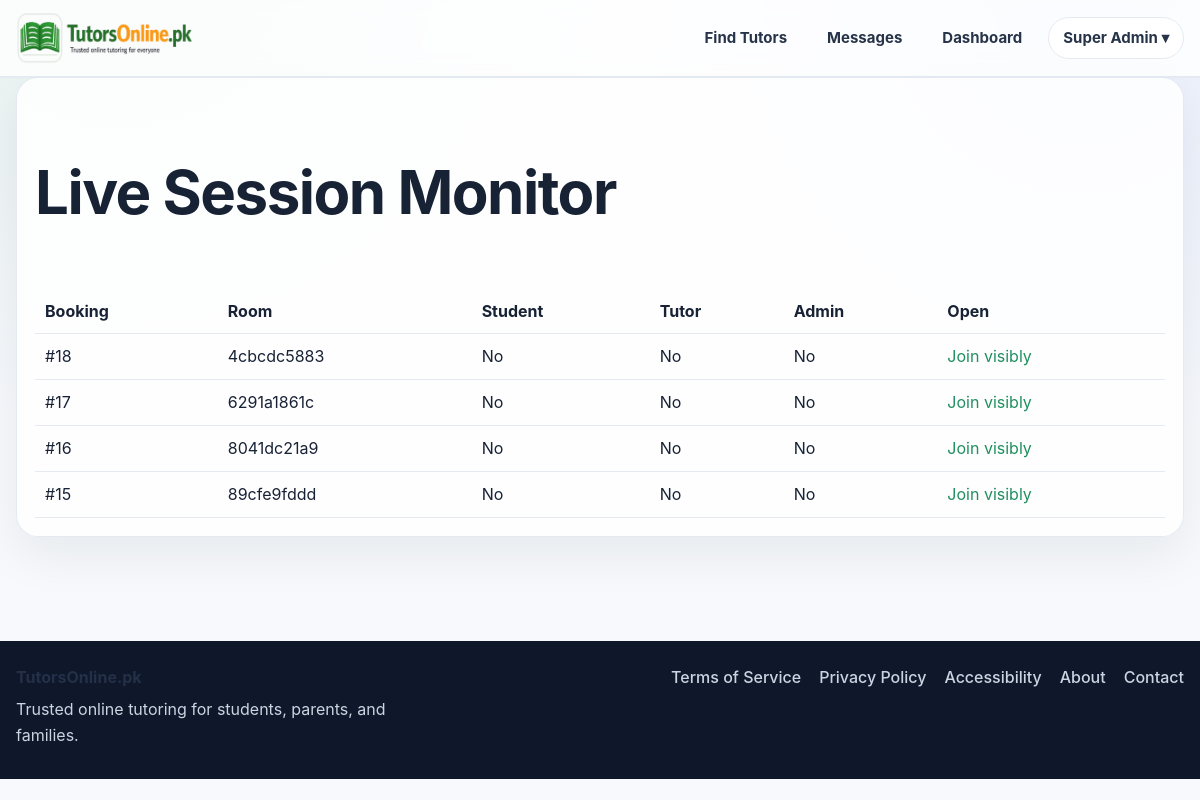
/admin/live-sessions (signed in), run on the app's committed database.
### app.py (models this page shows, shortened)
class User(UserMixin, db.Model):
    id = db.Column(db.Integer, primary_key=True)
    email = db.Column(db.String(120), unique=True, nullable=False)
    password_hash = db.Column(db.String(255), nullable=False)
    role = db.Column(db.String(20), nullable=False, default="student")
    full_name = db.Column(db.String(120), nullable=False)
    public_name = db.Column(db.String(120), nullable=False)
    qualification = db.Column(db.String(120), default="")
    subjects = db.Column(db.String(255), default="")
    class_levels = db.Column(db.String(255), default="")
    experience_years = db.Column(db.Integer, default=0)
    bio = db.Column(db.Text, default="")
    degree_title = db.Column(db.String(255), default="")
    degree_major = db.Column(db.String(255), default="")
    degree_institution = db.Column(db.String(255), default="")
    degree_year = db.Column(db.String(50), default="")
    degree_grade = db.Column(db.String(50), default="")
    previous_path_choice = db.Column(db.String(50), default="")
    mphil_title = db.Column(db.String(255), default="")
    mphil_major = db.Column(db.String(255), default="")
    mphil_institution = db.Column(db.String(255), default="")
    mphil_year = db.Column(db.String(50), default="")
    mphil_grade = db.Column(db.String(50), default="")
    mphil_additional_note = db.Column(db.String(255), default="")
    masters_title = db.Column(db.String(255), default="")
    masters_major = db.Column(db.String(255), default="")
    masters_institution = db.Column(db.String(255), default="")
    masters_year = db.Column(db.String(50), default="")
    masters_grade = db.Column(db.String(50), default="")
    masters_additional_note = db.Column(db.String(255), default="")
    bachelor_title = db.Column(db.String(255), default="")
    bachelor_major = db.Column(db.String(255), default="")
    bachelor_institution = db.Column(db.String(255), default="")
    bachelor_year = db.Column(db.String(50), default="")
    bachelor_grade = db.Column(db.String(50), default="")
    bachelor_additional_note = db.Column(db.String(255), default="")
    inter_program = db.Column(db.String(100), default="")
    inter_institution = db.Column(db.String(255), default="")
    inter_grade = db.Column(db.String(50), default="")
    inter_year = db.Column(db.String(50), default="")
    matric_program = db.Column(db.String(100), default="")
    matric_institution = db.Column(db.String(255), default="")
    matric_grade = db.Column(db.String(50), default="")
    matric_year = db.Column(db.String(50), default="")
    gender = db.Column(db.String(50), default="")
    city = db.Column(db.String(120), default="")
    main_subject = db.Column(db.String(120), default="")
    additional_subjects = db.Column(db.String(255), default="")
    student_level = db.Column(db.String(120), default="")
    student_subject_needed = db.Column(db.String(120), default="")
    preferred_tutor_gender = db.Column(db.String(50), default="")
    learning_mode = db.Column(db.String(50), default="")
    teaching_mode = db.Column(db.String(50), default="")
    hourly_rate = db.Column(db.Integer, default=0)
    mobile_number = db.Column(db.String(40), default="")
    cnic_number = db.Column(db.String(40), default="")
    profile_image = db.Column(db.String(255), default="")
    degree_file = db.Column(db.String(255), default="")
    additional_qualification_level = db.Column(db.String(80), default="")
    additional_qualification_title = db.Column(db.String(255), default="")
    additional_qualification_major = db.Column(db.String(255), default="")
    additional_qualification_institution = db.Column(db.String(255), default="")
    additional_qualification_year = db.Column(db.String(50), default="")
    additional_qualification_grade = db.Column(db.String(50), default="")
    additional_qualification_file = db.Column(db.String(255), default="")
    demo_video_url = db.Column(db.String(255), default="")
    demo_video_file = db.Column(db.String(255), default="")
    modest_profile = db.Column(db.Boolean, default=False)
    audio_only = db.Column(db.Boolean, default=False)
    is_active_user = db.Column(db.Boolean, default=True)
    is_verified_tutor = db.Column(db.Boolean, default=False)
    profile_stage = db.Column(db.String(40), default="basic_complete")
    verification_submitted_at = db.Column(db.DateTime)
    approved_at = db.Column(db.DateTime)
    rejected_at = db.Column(db.DateTime)
    admin_review_note = db.Column(db.Text, default="")
    is_public_tutor = db.Column(db.Boolean, default=False)
    tutor_category = db.Column(db.String(80), default="")
    bonus_credits = db.Column(db.Integer, default=0)
    total_earnings_pkr = db.Column(db.Integer, default=0)
    monthly_earnings_pkr = db.Column(db.Integer, default=0)
    sessions_completed = db.Column(db.Integer, default=0)
    rating_avg = db.Column(db.Float, default=0.0)
    rating_count = db.Column(db.Integer, default=0)
    credits_balance = db.Column(db.Integer, default=0)
    pending_payout_pkr = db.Column(db.Integer, default=0)
    payout_method = db.Column(db.String(30), default="bank")
    payout_account_title = db.Column(db.String(120), default="")
    payout_account_number = db.Column(db.String(120), default="")
    payout_iban = db.Column(db.String(64), default="")
    created_at = db.Column(db.DateTime, default=datetime.utcnow)
    bookings_as_student = db.relationship(
        "Booking",
        backref="student",
        lazy=True,
        foreign_keys="Booking.student_id",
    )
    bookings_as_tutor = db.relationship(
        "Booking",
        backref="tutor",
        lazy=True,
        foreign_keys="Booking.tutor_id",
    )
    @property
    def is_active(self):
        return self.is_active_user

class LiveSessionLog(db.Model):
    id = db.Column(db.Integer, primary_key=True)
    booking_id = db.Column(db.Integer, db.ForeignKey("booking.id"), nullable=False)
    room_code = db.Column(db.String(50), nullable=False)
    student_joined = db.Column(db.Boolean, default=False)
    tutor_joined = db.Column(db.Boolean, default=False)
    admin_joined = db.Column(db.Boolean, default=False)
    started_at = db.Column(db.DateTime, default=datetime.utcnow)
    ended_at = db.Column(db.DateTime)
    last_activity_note = db.Column(db.String(255), default="Session created")
    booking = db.relationship("Booking", backref="live_log")

### app.py (the view)
@app.route("/admin/live-sessions")
@login_required
def admin_live_sessions():
    if current_user.role != "admin":
        return redirect(url_for("dashboard"))
    live_sessions = LiveSessionLog.query.order_by(
        LiveSessionLog.started_at.desc()
    ).all()
    return render_template("admin_live_sessions.html", live_sessions=live_sessions)

### app.py (called while the page is built, shortened)
@app.context_processor
def inject_message_badge():
    return {
        "global_unread_messages": unread_message_count_for(current_user)
        if current_user.is_authenticated else 0
    }

@login_manager.user_loader
def load_user(user_id):
    return User.query.get(int(user_id))

@app.context_processor
def inject_globals():
    return {
        "credit_rate": app.config["CREDIT_RATE"],
        "google_configured": bool(
            app.config["GOOGLE_CLIENT_ID"] and app.config["GOOGLE_CLIENT_SECRET"]
        ),
        "under_construction": UNDER_CONSTRUCTION,
    }

@app.before_request
def construction_gate():
    if request.method == "GET" and not request.path.startswith("/static/"):
        if not session.get("_visit_counted"):
            session["_visit_counted"] = True
            app.config["VISITOR_COUNT"] = app.config.get("VISITOR_COUNT", 0) + 1
    if current_user.is_authenticated and current_user.role == "admin":
        if request.args.get("preview") == "1":
            return
    if current_user.is_authenticated and current_user.role == "admin":
        if request.args.get("preview") == "1":
            session["preview_mode"] = True
    if session.get("preview_mode"):
        return
    if not UNDER_CONSTRUCTION:
        return

def unread_message_count_for(user):
    if not user or not getattr(user, "is_authenticated", False):
        return 0
    if user.role == "student":
        convo_ids = [
            c.id for c in Conversation.query.filter_by(student_id=user.id).all()
        ]
    elif user.role == "tutor":
        convo_ids = [
            c.id for c in Conversation.query.filter_by(tutor_id=user.id).all()
        ]
    elif user.role == "admin":
        return 0
    else:
        return 0

### templates/admin_live_sessions.html
{% extends 'base.html' %}
{% block content %}
<section class="card">
  <h1>Live Session Monitor</h1>
  <table class="table">
    <tr><th>Booking</th><th>Room</th><th>Student</th><th>Tutor</th><th>Admin</th><th>Open</th></tr>
    {% for item in live_sessions %}
    <tr>
      <td>#{{ item.booking_id }}</td>
      <td>{{ item.room_code }}</td>
      <td>{{ 'Yes' if item.student_joined else 'No' }}</td>
      <td>{{ 'Yes' if item.tutor_joined else 'No' }}</td>
      <td>{{ 'Observing' if item.admin_joined else 'No' }}</td>
      <td><a href="{{ url_for('live_session', booking_id=item.booking_id) }}">Join visibly</a></td>
    </tr>
    {% else %}
    <tr><td colspan="6">No live sessions logged.</td></tr>
    {% endfor %}
  </table>
</section>
{% endblock %}

### templates/base.html (shortened to what this page needs)
<!doctype html>
<html lang="en">
<head>
  <link rel="stylesheet" href="{{ url_for('static', filename='css/styles.css') }}">
  <link rel="stylesheet" href="{{ url_for('static', filename='css/design-system.css') }}">
</head>
<body>
  <header class="site-header">
    <div class="container nav-wrap">
      <a href="{{ url_for('index') }}" class="brand">
        <img src="{{ url_for('static', filename='images/logo.png') }}" alt="TutorsOnline.pk" class="brand-logo">
      </a>
     <nav class="main-nav">
      <a href="{{ url_for('tutors') }}">Find Tutors</a>
      {% if current_user.is_authenticated %}
        <a href="{{ url_for('messages_inbox') }}" class="nav-messages-link">
          Messages
        </a>
        <a href="{{ url_for('dashboard') }}">Dashboard</a>
        <div class="nav-user-dropdown">
          <button type="button" class="nav-user-trigger">
            {{ current_user.public_name or 'Account' }} ▾
          </button>
        </div>
      {% else %}
        <a href="{{ url_for('contact') }}">Contact</a>
        <a href="{{ url_for('login') }}">Login</a>
        <a href="{{ url_for('register') }}" class="nav-join-btn">Join</a>
      {% endif %}
    </nav>
    </div>
  </header>
  <main class="site-main">
    <div class="container">
      {% block content %}{% endblock %}
    </div>
  </main>
  <footer class="site-footer">
    <div class="container footer-wrap">
      <div class="footer-brand">
        <strong>TutorsOnline.pk</strong>
        <p>Trusted online tutoring for students, parents, and families.</p>
      </div>
      <div class="footer-links">
        <a href="{{ url_for('terms') }}">Terms of Service</a>
        <a href="{{ url_for('privacy') }}">Privacy Policy</a>
        <a href="{{ url_for('accessibility') }}">Accessibility</a>
        <a href="{{ url_for('about') }}">About</a>
        <a href="{{ url_for('contact') }}">Contact</a>
      </div>
    </div>
  </footer>
</body>
</html>

### static/css/styles.css (style rules this page uses)
:root { --bg: #f6f7f9; --surface: #ffffff; --surface-soft: rgba(255, 255, 255, 0.92); --text: #1f2a44; --muted: #5f6b7a; --line: #e3e8ee; --brand: #347a46; --brand-dark: #2d673c; --brand-light: #eef6f0; --blue: #2f67e8; --blue-dark: #2251bf; --shadow-soft: 0 12px 32px rgba(26, 37, 57, 0.05); --shadow-card: 0 14px 28px rgba(20, 31, 55, 0.06); --radius-xl: 28px; --radius-lg: 22px; --radius-md: 18px; --radius-sm: 14px; }
* { box-sizing: border-box; }
html { scroll-behavior: smooth; }
body { margin: 0; font-family: Arial, Helvetica, sans-serif; background: var(--bg); color: var(--text); }
a { text-decoration: none; color: var(--brand); }
img { max-width: 100%; }
.container { max-width: 1240px; margin: 0 auto; padding: 0 20px; }
.site-main { padding: 0 0 48px; }
.site-header { background: rgba(255, 255, 255, 0.95); border-bottom: 1px solid var(--line); position: sticky; top: 0; z-index: 50; backdrop-filter: blur(10px); }
.nav-wrap { min-height: 88px; display: flex; align-items: center; justify-content: space-between; gap: 20px; }
.brand { display: flex; align-items: center; }
.brand-logo { height: 58px; width: auto; display: block; }
.main-nav { display: flex; align-items: center; gap: 34px; flex-wrap: wrap; }
.main-nav a { color: #243047; font-size: 18px; font-weight: 500; }
.card { background: var(--surface); border: 1px solid var(--line); border-radius: 18px; padding: 18px; box-shadow: 0 10px 24px rgba(14, 32, 73, 0.04); }
input, select, textarea, button, progress { font: inherit; }
.table { width: 100%; border-collapse: collapse; }
.table th, .table td { border-bottom: 1px solid var(--line); padding: 10px; text-align: left; vertical-align: top; }
.site-footer { margin-top: 48px; background: #ffffff; border-top: 1px solid var(--line); }
.footer-wrap { display: flex; justify-content: space-between; gap: 24px; padding: 24px 20px 30px; flex-wrap: wrap; }
.footer-brand strong { display: block; margin-bottom: 8px; color: #243047; }
.footer-brand p { margin: 0; color: var(--muted); max-width: 380px; line-height: 1.6; }
.footer-links { display: flex; gap: 18px; flex-wrap: wrap; align-items: flex-start; }
.footer-links a { color: #3b5fbf; font-weight: 500; }
:root { --homepage-max: 1280px; --hero-height-desktop: 500px; --hero-height-tablet: 430px; --hero-height-mobile: 360px; --glass: rgba(255, 255, 255, 0.78); --glass-strong: rgba(255, 255, 255, 0.9); --brand-grad: linear-gradient(135deg, #2f67e8 0%, #347a46 100%); --soft-ring: 0 0 0 4px rgba(47, 103, 232, 0.08); --shadow-premium: 0 18px 45px rgba(17, 24, 39, 0.08); --shadow-premium-lg: 0 30px 70px rgba(17, 24, 39, 0.14); }
.container { max-width: var(--homepage-max); }

### data on the page
User: public_name "Super Admin"
LiveSessionLog: booking_id "18", room_code "4cbcdc5883", student_joined "No", tutor_joined "No", admin_joined "No"
LiveSessionLog: booking_id "17", room_code "6291a1861c", student_joined "No", tutor_joined "No", admin_joined "No"
LiveSessionLog: booking_id "16", room_code "8041dc21a9", student_joined "No", tutor_joined "No", admin_joined "No"
LiveSessionLog: booking_id "15", room_code "89cfe9fddd", student_joined "No", tutor_joined "No", admin_joined "No"
